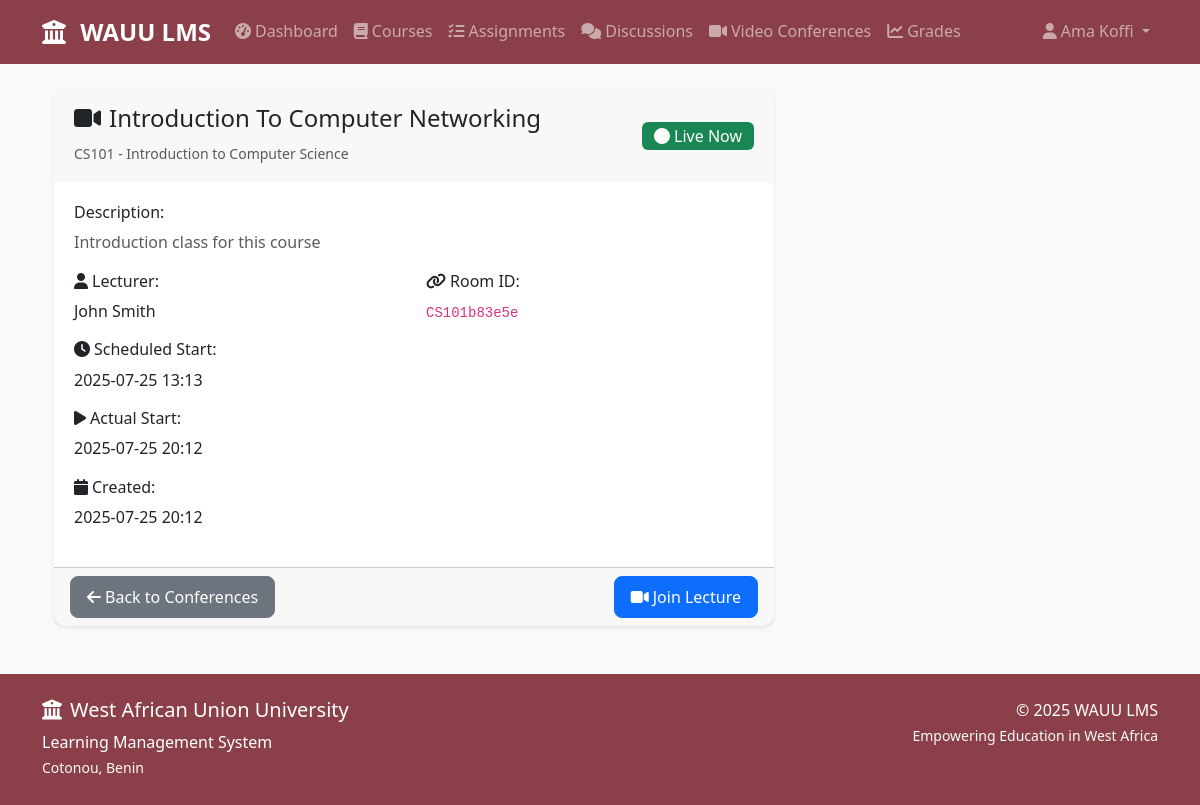
Page /lecture_room/1 (signed in) on the committed database.
### models.py (models this page shows, shortened)
class User(UserMixin, db.Model):
    id = db.Column(db.Integer, primary_key=True)
    username = db.Column(db.String(64), unique=True, nullable=False)
    email = db.Column(db.String(120), unique=True, nullable=False)
    password_hash = db.Column(db.String(256))
    first_name = db.Column(db.String(64), nullable=False)
    last_name = db.Column(db.String(64), nullable=False)
    role = db.Column(db.String(20), nullable=False, default='student')  # student, lecturer, admin
    created_at = db.Column(db.DateTime, default=datetime.utcnow)
    enrollments = db.relationship('Enrollment', backref='user', lazy='dynamic')
    taught_courses = db.relationship('Course', backref='lecturer', lazy='dynamic')
    submissions = db.relationship('Submission', backref='student', lazy='dynamic')
    posts = db.relationship('Post', backref='author', lazy='dynamic')
    grades = db.relationship('Grade', backref='student', lazy='dynamic')
    def get_full_name(self):
        return f"{self.first_name} {self.last_name}"
    def is_admin(self):
        return self.role == 'admin'
    def is_lecturer(self):
        return self.role == 'lecturer'
    def is_student(self):
        return self.role == 'student'

class LectureRoom(db.Model):
    id = db.Column(db.Integer, primary_key=True)
    room_name = db.Column(db.String(100), unique=True, nullable=False)
    course_id = db.Column(db.Integer, db.ForeignKey('course.id'), nullable=False)
    lecturer_id = db.Column(db.Integer, db.ForeignKey('user.id'), nullable=False)
    title = db.Column(db.String(200), nullable=False)
    description = db.Column(db.Text)
    scheduled_start = db.Column(db.DateTime)
    scheduled_end = db.Column(db.DateTime)
    actual_start = db.Column(db.DateTime)
    actual_end = db.Column(db.DateTime)
    is_active = db.Column(db.Boolean, default=False)
    created_at = db.Column(db.DateTime, default=datetime.utcnow)
    course = db.relationship('Course', backref='lecture_rooms')
    lecturer = db.relationship('User', backref='hosted_rooms')
    session_logs = db.relationship('LectureSessionLog', backref='lecture_room', lazy='dynamic', cascade='all, delete-orphan')

class Course(db.Model):
    id = db.Column(db.Integer, primary_key=True)
    code = db.Column(db.String(20), unique=True, nullable=False)
    title = db.Column(db.String(200), nullable=False)
    description = db.Column(db.Text)
    lecturer_id = db.Column(db.Integer, db.ForeignKey('user.id'), nullable=False)
    created_at = db.Column(db.DateTime, default=datetime.utcnow)
    enrollments = db.relationship('Enrollment', backref='course', lazy='dynamic', cascade='all, delete-orphan')
    assignments = db.relationship('Assignment', backref='course', lazy='dynamic', cascade='all, delete-orphan')
    discussions = db.relationship('Discussion', backref='course', lazy='dynamic', cascade='all, delete-orphan')

### routes.py (the view)
@app.route('/lecture_room/<int:room_id>')
@login_required
def lecture_room_detail(room_id):
    lecture_room = LectureRoom.query.get_or_404(room_id)
    if current_user.is_student():
        enrollment = Enrollment.query.filter_by(user_id=current_user.id, course_id=lecture_room.course_id).first()
        if not enrollment:
            flash('You are not enrolled in this course.', 'danger')
            return redirect(url_for('video_conferences'))
    elif current_user.is_lecturer():
        if lecture_room.lecturer_id != current_user.id:
            flash('You do not have permission to access this lecture room.', 'danger')
            return redirect(url_for('video_conferences'))
    session_logs = []
    if current_user.is_admin() or current_user.is_lecturer():
        session_logs = LectureSessionLog.query.filter_by(lecture_room_id=room_id).order_by(LectureSessionLog.joined_at.desc()).all()
    return render_template('lecture_room_detail.html', lecture_room=lecture_room, session_logs=session_logs)

### app.py (called while the page is built)
@login_manager.user_loader
def load_user(user_id):
    from models import User
    return User.query.get(int(user_id))

### templates/lecture_room_detail.html (shortened to what this page needs)
{% extends "base.html" %}
{% block content %}
<div class="container mt-4">
    <div class="row">
        <div class="col-md-8">
            <div class="card">
                <div class="card-header d-flex justify-content-between align-items-center">
                    <div>
                        <h4><i class="fas fa-video me-2"></i>{{ lecture_room.title }}</h4>
                        <small class="text-muted">{{ lecture_room.course.code }} - {{ lecture_room.course.title }}</small>
                    </div>
                    {% if lecture_room.is_active %}
                    <span class="badge bg-success fs-6">
                        <i class="fas fa-circle me-1"></i>Live Now
                    </span>
                    {% endif %}
                </div>
                <div class="card-body">
                    {% if lecture_room.description %}
                    <div class="mb-3">
                        <h6>Description:</h6>
                        <p class="text-muted">{{ lecture_room.description }}</p>
                    </div>
                    {% endif %}
                    <div class="row mb-3">
                        <div class="col-md-6">
                            <h6><i class="fas fa-user me-1"></i>Lecturer:</h6>
                            <p class="mb-0">{{ lecture_room.lecturer.get_full_name() }}</p>
                        </div>
                        <div class="col-md-6">
                            <h6><i class="fas fa-link me-1"></i>Room ID:</h6>
                            <p class="mb-0"><code>{{ lecture_room.room_name }}</code></p>
                        </div>
                    </div>
                    {% if lecture_room.scheduled_start %}
                    <div class="row mb-3">
                        <div class="col-md-6">
                            <h6><i class="fas fa-clock me-1"></i>Scheduled Start:</h6>
                            <p class="mb-0">{{ lecture_room.scheduled_start.strftime('%Y-%m-%d %H:%M') }}</p>
                        </div>
                    </div>
                    {% endif %}
                    {% if lecture_room.actual_start %}
                    <div class="row mb-3">
                        <div class="col-md-6">
                            <h6><i class="fas fa-play me-1"></i>Actual Start:</h6>
                            <p class="mb-0">{{ lecture_room.actual_start.strftime('%Y-%m-%d %H:%M') }}</p>
                        </div>
                    </div>
                    {% endif %}
                    <div class="mb-3">
                        <h6><i class="fas fa-calendar me-1"></i>Created:</h6>
                        <p class="mb-0">{{ lecture_room.created_at.strftime('%Y-%m-%d %H:%M') }}</p>
                    </div>
                </div>
                <div class="card-footer">
                    <div class="d-flex justify-content-between">
                        <a href="{{ url_for('video_conferences') }}" class="btn btn-secondary">
                            <i class="fas fa-arrow-left me-1"></i>Back to Conferences
                        </a>
                        <div>
                            {% if lecture_room.is_active or current_user.is_lecturer() %}
                            <a href="{{ url_for('join_lecture', room_id=lecture_room.id) }}" class="btn btn-primary">
                                <i class="fas fa-video me-1"></i>Join Lecture
                            </a>
                            {% endif %}
                        </div>
                    </div>
                </div>
            </div>
        </div>
    </div>
</div>
{% endblock %}

### templates/base.html (shortened to what this page needs)
<!DOCTYPE html>
<html lang="en">
<head>
    <link href="https://cdn.jsdelivr.net/npm/bootstrap@5.3.0/dist/css/bootstrap.min.css" rel="stylesheet">
    <link rel="stylesheet" href="https://cdnjs.cloudflare.com/ajax/libs/font-awesome/6.4.0/css/all.min.css">
    <link rel="stylesheet" href="{{ url_for('static', filename='css/style.css') }}">
</head>
<body>
    <nav class="navbar navbar-expand-lg navbar-dark wauu-navbar">
        <div class="container">
            <a class="navbar-brand" href="{{ url_for('dashboard') }}">
                <i class="fas fa-university me-2"></i>
                <strong>WAUU LMS</strong>
            </a>
            {% if current_user.is_authenticated %}
            <div class="collapse navbar-collapse" id="navbarNav">
                <ul class="navbar-nav me-auto">
                    <li class="nav-item">
                        <a class="nav-link" href="{{ url_for('dashboard') }}">
                            <i class="fas fa-tachometer-alt me-1"></i>Dashboard
                        </a>
                    </li>
                    <li class="nav-item">
                        <a class="nav-link" href="{{ url_for('courses') }}">
                            <i class="fas fa-book me-1"></i>Courses
                        </a>
                    </li>
                    <li class="nav-item">
                        <a class="nav-link" href="{{ url_for('assignments') }}">
                            <i class="fas fa-tasks me-1"></i>Assignments
                        </a>
                    </li>
                    <li class="nav-item">
                        <a class="nav-link" href="{{ url_for('discussions') }}">
                            <i class="fas fa-comments me-1"></i>Discussions
                        </a>
                    </li>
                    <li class="nav-item">
                        <a class="nav-link" href="{{ url_for('video_conferences') }}">
                            <i class="fas fa-video me-1"></i>Video Conferences
                        </a>
                    </li>
                    {% if current_user.is_student() %}
                    <li class="nav-item">
                        <a class="nav-link" href="{{ url_for('grades') }}">
                            <i class="fas fa-chart-line me-1"></i>Grades
                        </a>
                    </li>
                    {% endif %}
                </ul>
                <ul class="navbar-nav">
                    <li class="nav-item dropdown">
                        <a class="nav-link dropdown-toggle" href="#" role="button" data-bs-toggle="dropdown">
                            <i class="fas fa-user me-1"></i>{{ current_user.get_full_name() }}
                        </a>
                    </li>
                </ul>
            </div>
            {% endif %}
        </div>
    </nav>
    <main class="container my-4">
        {% block content %}{% endblock %}
    </main>
    <footer class="wauu-footer mt-5 py-4">
        <div class="container">
            <div class="row">
                <div class="col-md-6">
                    <h5><i class="fas fa-university me-2"></i>West African Union University</h5>
                    <p class="mb-0">Learning Management System</p>
                    <small class="text-light">Cotonou, Benin</small>
                </div>
                <div class="col-md-6 text-md-end">
                    <p class="mb-0">© 2025 WAUU LMS</p>
                    <small class="text-light">Empowering Education in West Africa</small>
                </div>
            </div>
        </div>
    </footer>
</body>
</html>

### static/css/style.css (style rules this page uses)
:root { --wauu-wine: #8b4049; --wauu-wine-dark: #722f37; --wauu-wine-light: #a45a63; }
.wauu-navbar { background-color: var(--wauu-wine) !important; }
.wauu-footer { background-color: var(--wauu-wine) !important; color: white; }
body { font-family: 'Segoe UI', Tahoma, Geneva, Verdana, sans-serif; background-color: #f8f9fa; line-height: 1.6; }
.navbar-brand { font-weight: 700; font-size: 1.5rem; }
.nav-link { font-weight: 500; transition: all 0.3s ease; }
.card { border: none; border-radius: 0.75rem; box-shadow: 0 0.125rem 0.25rem rgba(0, 0, 0, 0.075); transition: all 0.3s ease; }
.card-header { border-bottom: none; border-radius: 0.75rem 0.75rem 0 0 !important; padding: 1rem 1.25rem; }
.card-body { padding: 1.25rem; }
.btn { border-radius: 0.5rem; font-weight: 500; padding: 0.5rem 1rem; transition: all 0.3s ease; }
.badge { font-weight: 500; padding: 0.375rem 0.75rem; border-radius: 0.375rem; }
.wauu-footer { margin-top: auto; }

### rows in the picture
User: get_full_name "Ama Koffi"
LectureRoom: title "Introduction To Computer Networking", description "Introduction class for this course", room_name "CS101b83e5e", scheduled_start "2025-07-25 13:13", actual_start "2025-07-25 20:12", created_at "2025-07-25 20:12"
Course: course.code "CS101", course "Introduction to Computer Science"
User: lecturer.get_full_name "John Smith"
